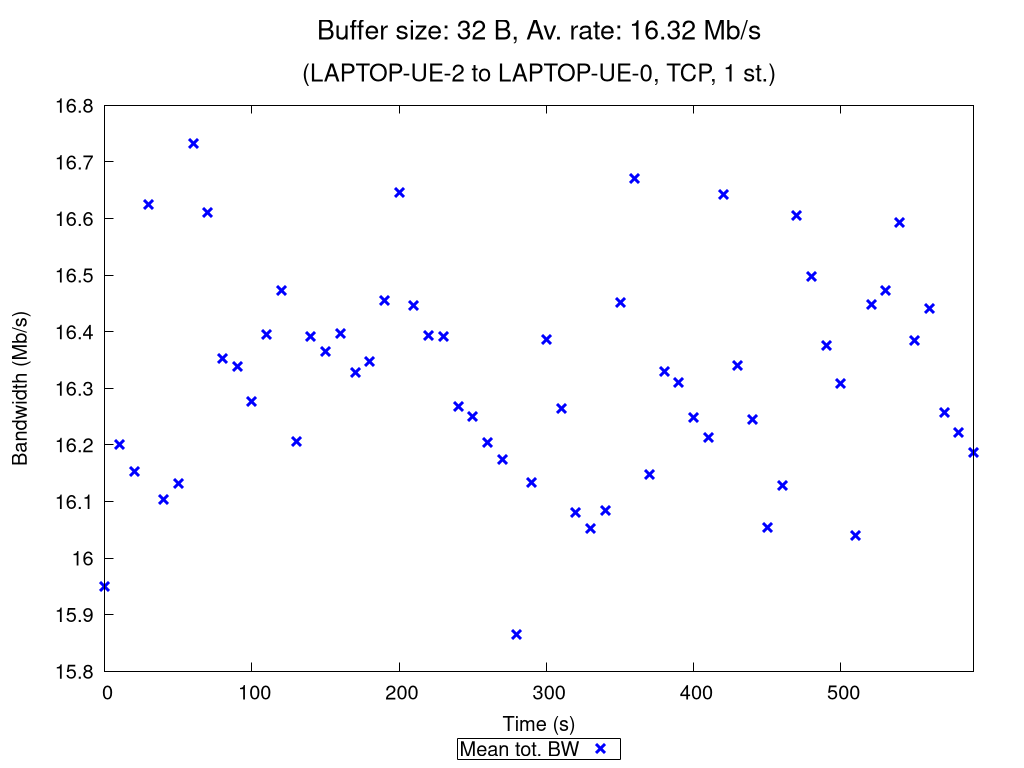

Recreate this plot in gnuplot.
set terminal pngcairo nocrop enhanced size 1024,768 font "Verdana,15"
set output "TCP_1_st_2020_10_17_18-23-59_two2one_00032B.png"

set title "{/=20 Buffer size: 32 B, Av. rate: 16.32 Mb/s}\n\n{/=18 (LAPTOP-UE-2 to LAPTOP-UE-0, TCP, 1 st.)}"

set xlabel "Time (s)"
set ylabel "Bandwidth (Mb/s)"
set ytics nomirror
set key bmargin center horizontal box samplen 1 width -1
set bmargin 4.6
set rmargin 4.5

rf = 1000000.0  # rate factor
set style fill transparent solid 0.2 noborder
set autoscale xfix
plot "TCP_1_st_2020_10_17_18-23-59_two2one_00032B_iperf_processed.dat" using 1:($2/rf-$3/rf):($2/rf+$3/rf) with filledcurves lc rgb "blue" notitle, \
     "" using 1:($2/rf) with points pt 2 ps 1.5 lw 3 lc rgb "blue" title "Mean tot. BW", \
